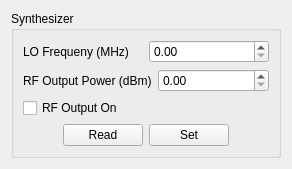
      <widget class="QWidget" name="tabSynthesizer">
       <attribute name="title">
        <string>Synthesizer</string>
       </attribute>
       <layout class="QVBoxLayout" name="verticalLayout_2">
        <item>
         <widget class="QGroupBox" name="groupBox_5">
          <property name="title">
           <string>Synthesizer</string>
          </property>
          <layout class="QVBoxLayout" name="verticalLayout_5">
           <item>
            <layout class="QHBoxLayout" name="horizontalLayout_6">
             <item>
              <widget class="QLabel" name="txt_LoFrequency">
               <property name="text">
                <string>LO Frequeny (MHz) </string>
               </property>
              </widget>
             </item>
             <item>
              <widget class="QDoubleSpinBox" name="dSB_SynthFrequency">
               <property name="maximum">
                <double>70000.000000000000000</double>
               </property>
              </widget>
             </item>
            </layout>
           </item>
           <item>
            <layout class="QHBoxLayout" name="horizontalLayout_8">
             <item>
              <widget class="QLabel" name="label">
               <property name="text">
                <string>RF Output Power (dBm)</string>
               </property>
              </widget>
             </item>
             <item>
              <widget class="QDoubleSpinBox" name="dSB_SynthPowerLevel"/>
             </item>
            </layout>
           </item>
           <item>
            <widget class="QCheckBox" name="cB_RF_PowerState">
             <property name="text">
              <string>RF Output On</string>
             </property>
            </widget>
           </item>
           <item>
            <layout class="QHBoxLayout" name="horizontalLayout_7">
             <item>
              <spacer name="horizontalSpacer">
               <property name="orientation">
                <enum>Qt::Horizontal</enum>
               </property>
               <property name="sizeHint" stdset="0">
                <size>
                 <width>40</width>
                 <height>20</height>
                </size>
               </property>
              </spacer>
             </item>
             <item>
              <widget class="QPushButton" name="pB_SynthRead">
               <property name="text">
                <string>Read</string>
               </property>
              </widget>
             </item>
             <item>
              <widget class="QPushButton" name="pB_SynthSet">
               <property name="text">
                <string>Set</string>
               </property>
              </widget>
             </item>
             <item>
              <spacer name="horizontalSpacer_2">
               <property name="orientation">
                <enum>Qt::Horizontal</enum>
               </property>
               <property name="sizeHint" stdset="0">
                <size>
                 <width>40</width>
                 <height>20</height>
                </size>
               </property>
              </spacer>
             </item>
            </layout>
           </item>
          </layout>
         </widget>
        </item>
       </layout>
      </widget>
